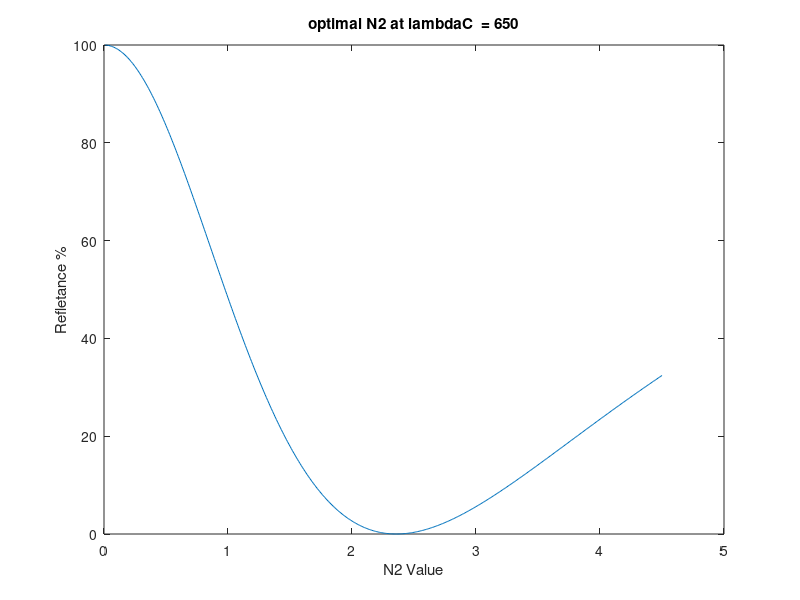

This figure's MATLAB source:
%%%% GOAL IS TO FIND OPTIMAL refN2

%close previous windows%
close all;
clc;
clear all;

% UNITS
degrees = pi/180;
j = 1j;          %sets immaginary numbers as j


%paramaters
nAIR = 1 ;    %refractive index of air
nSolar = 3.5;   % refractive index of solar cell
N1 = 1.4;    % refractive index layer 1
N2 = 0;      %  ''             layer 2
N3 = 3.15; %Refractive index of layer 3


StoreN2 = []; %storage array for refractive index
StoreReflectance = []; %storage array for reflectance


while N2 < 4.5 %%loop structue to find best N2
    StoreN2 = [StoreN2 N2]; %create array of N2 values.
    
    %%%material parameters%%%
    
    %reflection coeffs - gamma
    r01 = (nAIR - N1)/(nAIR + N1);
    r12 = (N1 - N2)/(N1 + N2);
    r23 = (N2 - N3)/(N2 + N3); %
    r3S = (N3 - nSolar)/(N3 + nSolar); % to solar cell
    
    %transmission coeffs - tau
    t01 = 2*(nAIR)/(nAIR +N1);
    t12 = 2*(N1)/(N1 +N2);
    t23 = 2*(N2)/(N2 +N3);
    t3S = 2*(N3)/(N3 +nSolar);
    
    %%Q Matrix
    Q01 = (1/t01)*([1 r01; r01 1]);
    Q12 = (1/t12)*([1 r12; r12 1]);
    Q23 = (1/t23)*([1 r23; r23 1]);
    Q3S = (1/t3S)*([1 r3S; r3S 1]);
    
    %%%Design parameters%%%
    lambdaC = 650;  %nm centre wavelength
    Lthick = lambdaC/4; % %Layer thickness, 1 quarter lambda
    
    %%Deltas
    Delta1 = (pi/2); %since it is at 650nm, Deltas are all pi/2
    Delta2 = (pi/2);
    Delta3 = (pi/2);
    
    P1 = [exp(j*Delta1) 0 ; 0 exp(-j*Delta1)];
    P2 = [exp(j*Delta2) 0 ; 0 exp(-j*Delta2)];
    P3 = [exp(j*Delta3) 0 ; 0 exp(-j*Delta3)];
    
    %%Transfer Matrix
    
    T = Q01*P1*Q12*P2*Q23*P3*Q3S;
    
    %computation of gamma, tau, reflectance
    Gamma = T(2,1)/T(1,1); 
    Tau = 1/T(1,1);
    Reflectance = (abs(Gamma))^2;
    
    StoreReflectance = [StoreReflectance Reflectance]; %store reflectance in an array
    
    N2 = N2+0.01; %increment N2 by 0.01
end

[MinX,MinY] = min(StoreReflectance); %% find the minimum reflectance, and the positon in the array.
plot(StoreN2, StoreReflectance*100); % graph of N2 vs reflectance
title('optimal N2 at lambdaC  = 650');
xlabel('N2 Value') ;% x-axis label
ylabel('Refletance %') ;% y-axis label

minN2 = StoreN2(MinY); %n2 at the minimum reflectance point. 
a = num2str(minN2);
b= 'Minimum Reflectance found at N2 =' ;
h = msgbox({'N1 = 1.4' strcat(b,a) 'N3 = 3.15'},'DONE!');